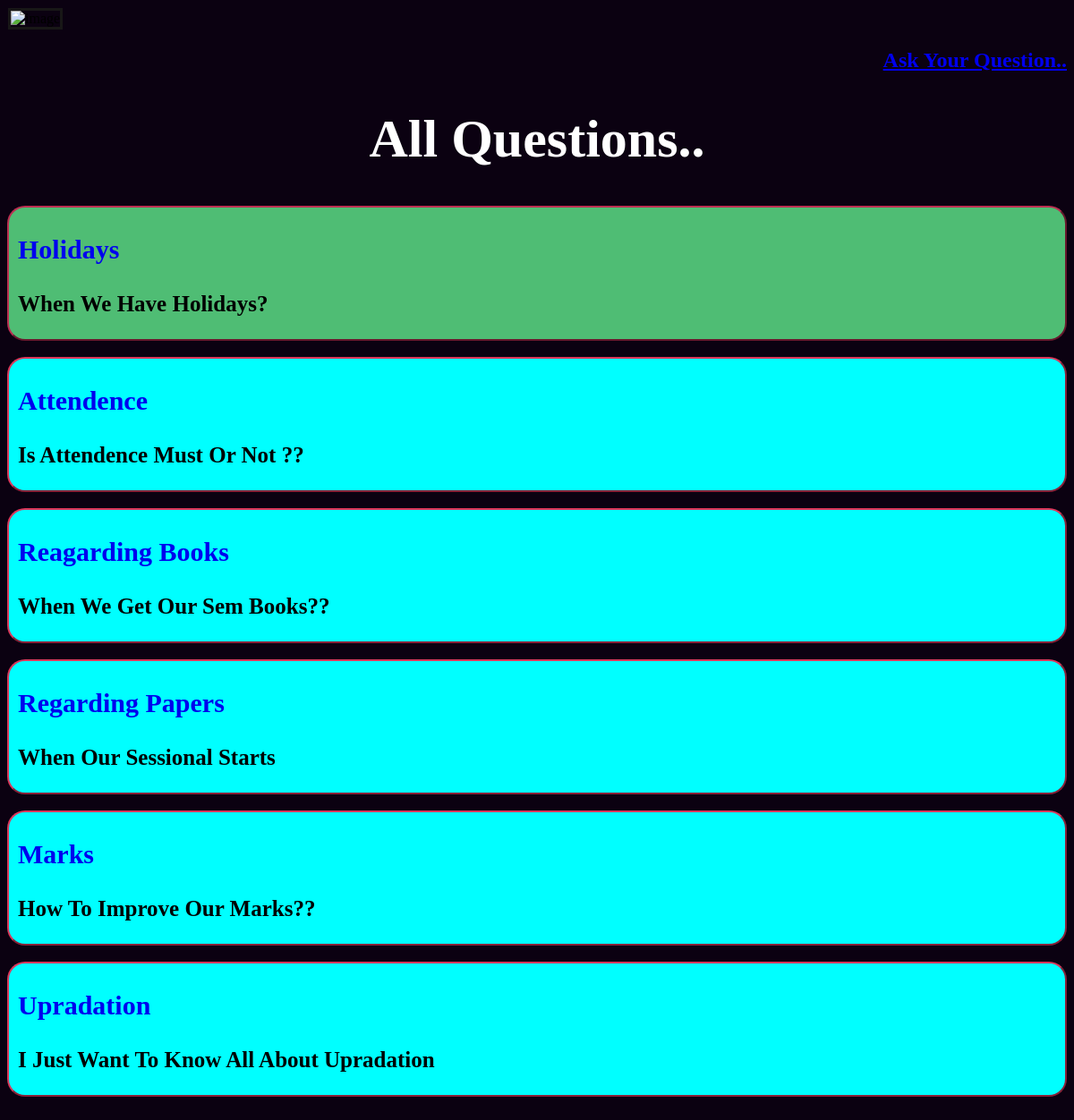
The page / on the database its author committed.
### QNA/models.py (models this page shows, shortened)
class question(models.Model):
    Title=models.CharField(max_length=50)
    Message=models.TextField()
    SolvedBy=ForeignKey(solvedBy,on_delete=models.CASCADE,blank=True,null=True)

### QNA/views.py (the view)
# urls.py: 2. Add a URL to urlpatterns:  path('', views.home, name='home')
def home(request):
    title = request.POST.get('title', 'No')
    Question=request.POST.get('question', 'No')
    if title!="No" and Question!="No":
        if title and Question:
            print(title)
            value=question(Title=title,Message=Question)
            value.save()
            return render(request,"QNA/thanks.html")
    Questions=question.objects.all()
    return render(request,"QNA/home.html",{
        "Questions":Questions
    })

### QNA/templates/QNA/home.html (shortened to what this page needs)
<!DOCTYPE html>
<html lang="en">
<head>
</head>
<body bgcolor="rgb(79, 189, 116)">
    <img style="border-style:solid;border-color: rgb(24, 23, 23);width:100%;margin:1px;border-radius: 0%;" height="200"
        src="https://www.static-contents.youth4work.com/university/Documents/Colleges/CollegeBanner/dacb900f-147e-4a06-b860-7ab861e950a8.png"
        alt="image">
    <h2><a href="/AskQuestion"><u>Ask Your Question..</u></a></h2>
    <h1 style="font-size:60px"> All Questions..</h1>
    {% for Question in Questions|slice:"::-1" %}
    {% if Question.SolvedBy %}
    <div class="ans" style="border: 2px outset rgb(218, 56, 91);border-radius:20px; ">
        <a href="{% url 'specificans' Question.id %}">
            <h3 style="margin-left:10px;font-size:30px">{{Question.Title|title}}</h3>
        </a>
        <h3 style="margin-left:10px;font-size:25px">{{Question.Message|title}}</h3>
    </div><br>
    {% else %}
    <div class="noans" style="border: 2px outset rgb(187, 47, 82);border-radius:20px ">
        <a href="{% url 'specificans' Question.id %}">
            <h3 style="margin-left:10px;font-size:30px">{{Question.Title|title}}</h3>
        </a>
        <h3 style="margin-left:10px;font-size:25px">{{Question.Message|title}}</h3>
    </div><br>
    {% endif %}
    {% endfor %}
</body>
</html>

### QNA/templates/QNA/home.html (style rules this page uses)
a { text-decoration: none; }
.ans { background-color: aqua; }
.noans { background-color: rgb(79, 189, 116); }
h1 { color: white; text-align: center; }
h2 { color:rgb(240, 235, 235); text-align: end; }

### rows shown on the page
question: Title "Holidays", Message "When We Have Holidays?"
question: Title "Attendence", Message "Is Attendence Must Or Not ??"
question: Title "Reagarding Books", Message "When We Get Our Sem Books??"
question: Title "Regarding Papers", Message "When Our Sessional Starts"
question: Title "Marks", Message "How To Improve Our Marks??"
question: Title "Upradation", Message "I Just Want To Know All About Upradation"
